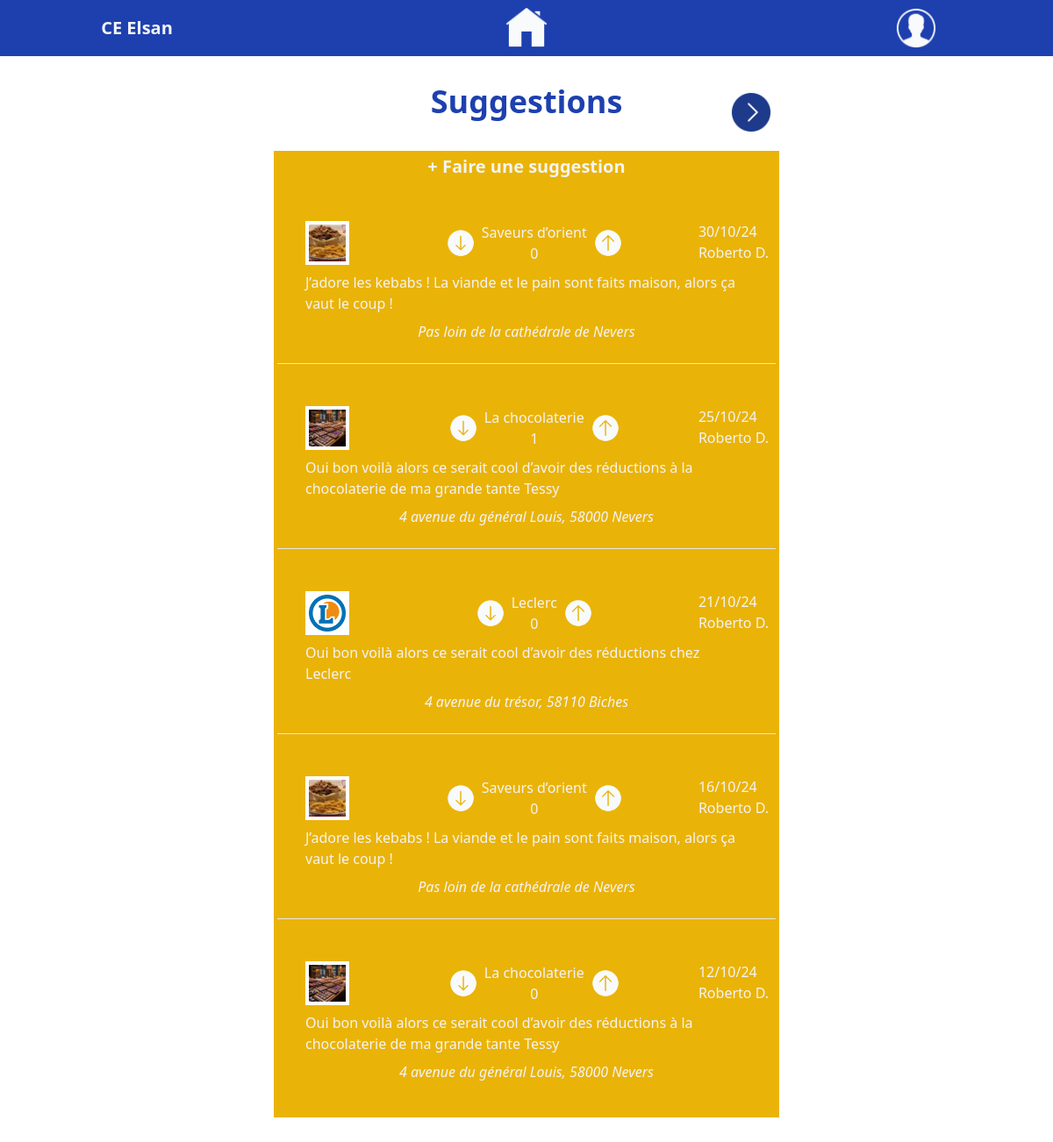
The page /pages/suggestions.php (signed in) on the database its author committed.
### tables this page shows
CREATE TABLE `suggestions` (
  `suggestion_id` int NOT NULL,
  `company_name` varchar(255) NOT NULL,
  `description` text NOT NULL,
  `image_url` varchar(255) NOT NULL,
  `date` datetime NOT NULL DEFAULT CURRENT_TIMESTAMP,
  `address` varchar(255) NOT NULL,
  `user_id` int NOT NULL
);

CREATE TABLE `users` (
  `user_id` int NOT NULL,
  `first_name` varchar(255) NOT NULL,
  `last_name` varchar(255) NOT NULL,
  `email` varchar(255) NOT NULL,
  `password` varchar(255) NOT NULL,
  `role` varchar(255) NOT NULL DEFAULT 'user'
);

### src/pages/suggestions.php (the view, shortened to what this page needs)
<?php
require_once('../php_sql/db_connect.php');
$limit = 5;
$page = isset($_GET['page']) ? (int)$_GET['page'] : 1;
$offset = ($page - 1) * $limit;
$totalSql = "SELECT COUNT(*) FROM suggestions";
$totalQuery = $db->query($totalSql);
$totalSuggestions = $totalQuery->fetchColumn();
$totalPages = ceil($totalSuggestions / $limit);
$sql = "
SELECT
    s.suggestion_id, s.company_name, s.description, s.image_url, s.date, s.address, s.user_id,
    COALESCE(SUM(v.vote_value), 0) AS total_score,
    u.first_name, SUBSTRING(u.last_name, 1, 1) AS last_name_initial
FROM suggestions s
LEFT JOIN votes v ON s.suggestion_id = v.suggestion_id
LEFT JOIN users u ON s.user_id = u.user_id
GROUP BY s.suggestion_id, u.first_name, last_name_initial
ORDER BY s.date DESC
LIMIT :limit OFFSET :offset";
$query = $db->prepare($sql);
$query->bindParam(':limit', $limit, PDO::PARAM_INT);
$query->bindParam(':offset', $offset, PDO::PARAM_INT);
$query->execute();
$suggestions = $query->fetchAll(PDO::FETCH_ASSOC);
?>
<!doctype html>
<html>
<head>
  <link href="../output.css" rel="stylesheet">
</head>
<body class="pb-8">
<?php include '../includes/nav.php';?>
<div class="title_pagniation relative max-w-xl mx-auto">
    <h1 class="text-blue-800 font-bold text-4xl text-center m-8">Suggestions</h1>
    <?php if ($page < $totalPages): ?>
        <a href="?page=<?= $page + 1 ?>" class="absolute right-0 top-0 mx-2 text-blue-800 py-2"><img class="h-12" src="../images/icons/next.png" alt="page suivante"></a>
    <?php endif; ?>
</div>
<main class="p-1 flex flex-col gap-4 flex-wrap max-w-screen-2xl mx-auto">
<section class="w-[96%] bg-yellow-500 mx-auto p-1 max-w-xl text-gray-100 pb-4">
        <h3 class="font-bold text-xl text-center"><a href="add_suggestion.php">+ Faire une suggestion</a></h3>
    <div class="container">
    <?php
$lastSuggestion = end($suggestions);
foreach ($suggestions as $suggestion) {
    $date = new DateTime($suggestion['date']);
    $formattedDate = $date->format('d/m/y');
    echo
    '<article class="mt-12 w-full mx-auto">
    <div class="suggestion_row_prez flex justify-between gap-1">
        <div class="w-1/5 flex items-center justify-center">
            <img src="' . $suggestion['image_url'] . '" alt="logo de l\'entreprise" class="bg-white p-1 h-[50px]">
        </div>
        <div class="company_name_and_votes flex gap-2 justify-between">
            <div class="left font-bold text-4xl flex items-center">
                <a href="../php_sql/vote.php?vote=-1&suggestion_id=' . $suggestion['suggestion_id'] . '&page=' . $page . '">
                    <img src="../images/icons/down.png" alt="vote négatif" class="h-8 w-8">
                </a>
            </div>
            <div class="flex flex-col text-center justify-center">
                <p class="">' . $suggestion['company_name'] . '</p>
                <p class="">' . $suggestion['total_score'] . '</p>
            </div>
            <div class="right font-bold text-4xl flex items-center">
                <a href="../php_sql/vote.php?vote=1&suggestion_id=' . $suggestion['suggestion_id'] . '&page=' . $page . '">
                    <img src="../images/icons/up.png" alt="vote positif" class="h-8 w-8">
                </a>
            </div>
        </div>
        <div class="date_and_name px-2">
            <p class="">' . $formattedDate . '</p>
            <p class="">' . $suggestion['first_name'] . ' ' . $suggestion['last_name_initial'] . '.</p>
        </div>
    </div>
    <p class="mt-2 px-8">' . $suggestion['description'] . '</p>
    <p class="text-center mt-2 italic">' . $suggestion['address'] . '</p>
    </article><br>';
    if ($suggestion !== $lastSuggestion) {
        echo '<hr>';
    }
}
?>
        </div>
</section>
</main>
</body>
</html>

### rows shown on the page
suggestions: image_url (picture), company_name "Saveurs d’orient", total_score "0", date "30/10/24", user.first_name "Roberto", last_name_initial "D", description "J’adore les kebabs ! La viande et le pain sont faits maison, alors ça vaut le coup !", address "Pas loin de la cathédrale de Nevers"
suggestions: image_url (picture), company_name "La chocolaterie", total_score "1", date "25/10/24", user.first_name "Roberto", last_name_initial "D", description "Oui bon voilà alors ce serait cool d’avoir des réductions à la chocolaterie de ma grande tante Tessy", address "4 avenue du général Louis, 58000 Nevers"
suggestions: image_url (picture), company_name "Leclerc", total_score "0", date "21/10/24", user.first_name "Roberto", last_name_initial "D", description "Oui bon voilà alors ce serait cool d’avoir des réductions chez Leclerc", address "4 avenue du trésor, 58110 Biches"
suggestions: image_url (picture), company_name "Saveurs d’orient", total_score "0", date "16/10/24", user.first_name "Roberto", last_name_initial "D", description "J’adore les kebabs ! La viande et le pain sont faits maison, alors ça vaut le coup !", address "Pas loin de la cathédrale de Nevers"
suggestions: image_url (picture), company_name "La chocolaterie", total_score "0", date "12/10/24", user.first_name "Roberto", last_name_initial "D", description "Oui bon voilà alors ce serait cool d’avoir des réductions à la chocolaterie de ma grande tante Tessy", address "4 avenue du général Louis, 58000 Nevers"
